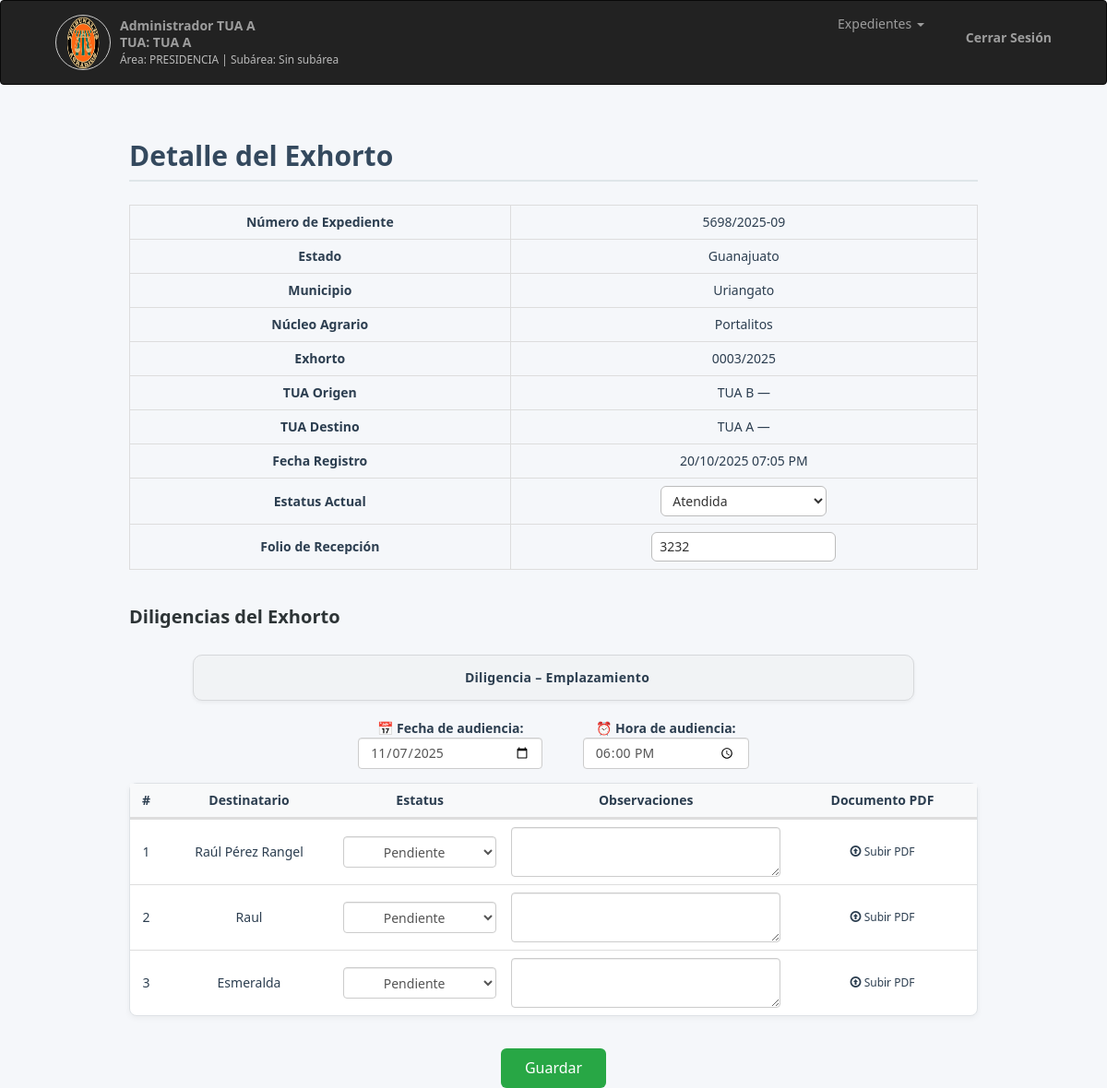
The page /viewExpediente.php?id=3 (signed in) on the database its author committed.
### tables this page shows
CREATE TABLE `users` (
  `user_id` int(11) NOT NULL,
  `nomcompleto` varchar(100) NOT NULL,
  `username` varchar(50) NOT NULL,
  `password` varchar(50) NOT NULL,
  `access_control` varchar(10) NOT NULL,
  `fk_id_tua` int(11) DEFAULT NULL,
  `fk_idarea` int(20) NOT NULL,
  `fk_idsubarea` varchar(100) DEFAULT NULL
);

CREATE TABLE `cat_tuas` (
  `id` int(11) NOT NULL,
  `id_municipio` int(11) DEFAULT NULL,
  `tua` varchar(50) DEFAULT NULL,
  `ciudad_sede` varchar(80) DEFAULT NULL,
  `id_estado` int(11) DEFAULT NULL,
  `activo` tinyint(1) DEFAULT 1,
  `tua_inegi` char(10) DEFAULT NULL,
  `domicilio` varchar(250) DEFAULT NULL,
  `tua_estado` char(4) DEFAULT NULL,
  `tua_municipio` char(6) DEFAULT NULL,
  `distrito` varchar(150) DEFAULT NULL,
  `id_dbacuerdos_distrito` int(11) DEFAULT NULL,
  `CatOrganismoId` int(11) DEFAULT NULL,
  `id_zona_horaria` int(11) DEFAULT NULL
);

CREATE TABLE `areas` (
  `id_areas` int(11) NOT NULL,
  `nombre` varchar(100) NOT NULL
);

CREATE TABLE `exhorto_diligencias` (
  `id_diligencia` int(11) NOT NULL,
  `id_exhorto` int(11) NOT NULL,
  `diligencia` varchar(100) NOT NULL,
  `otro_diligencia` varchar(255) DEFAULT NULL,
  `nombre_destinatario` varchar(150) NOT NULL,
  `estatus_diligencia` varchar(50) DEFAULT 'Pendiente',
  `fecha_diligencia` date DEFAULT NULL,
  `hora_diligencia` time DEFAULT NULL,
  `observaciones_diligencia` text DEFAULT NULL,
  `f_registro` timestamp NOT NULL DEFAULT current_timestamp(),
  `pdf_path` varchar(255) DEFAULT NULL
);

### php/funciones_diligencia.php (the view, shortened to what this page needs)
<?php
function mostrarTablaDiligencias($con, $id_expediente, $id_tua_sesion) {
    $sqlTuas = "SELECT id_tua_origen, id_tua_destino FROM expedientes WHERE id_expediente = ?";
    $stmtT = $con->prepare($sqlTuas);
    $stmtT->bind_param("i", $id_expediente);
    $stmtT->execute();
    $stmtT->bind_result($id_tua_remitente, $id_tua_destinatario);
    $es_destinatario = ($id_tua_sesion == $id_tua_destinatario);
    $sqlD = "SELECT * FROM exhorto_diligencias WHERE id_exhorto = ?";
    $stmt = $con->prepare($sqlD);
    $stmt->bind_param("i", $id_expediente);
    $stmt->execute();
    $res = $stmt->get_result();
    $diligencias = [];
    while ($d = $res->fetch_assoc()) {
        $tipo = ucfirst(strtolower(trim($d["diligencia"])));
        $diligencias[$tipo][] = $d;
    }
?>
<?php foreach ($diligencias as $tipo => $items): ?>
    <?php
    $isEmplazamiento = (strtolower($tipo) === "emplazamiento");
    $fechaBD = $items[0]["fecha_diligencia"] ?? "";
    $horaBD  = $items[0]["hora_diligencia"] ?? "";
    $fechaMostrada = (!empty($fechaBD) && $fechaBD != "0000-00-00") ? date("d/m/Y", strtotime($fechaBD)) : "";
    $horaMostrada = (!empty($horaBD) && $horaBD != "00:00:00") ? date("h:i A", strtotime($horaBD)) : "";
    ?>
    <div class="diligencia-header">
        <i class="fa fa-folder-open"></i> Diligencia – <?= htmlspecialchars($tipo) ?>
    </div>
    <?php if ($isEmplazamiento): ?>
    <div style="text-align:center; margin-bottom:15px;">
        <div style="display:inline-block; margin-right:40px;">
            <b>📅 Fecha de audiencia:</b><br>
            <?php if ($es_destinatario): ?>
                <input type="date" class="form-control fecha_global"
                       style="width:200px; margin:0 auto;"
                       value="<?= htmlspecialchars($fechaBD && $fechaBD != '0000-00-00' ? $fechaBD : ''); ?>"
                       data-tipo="<?= htmlspecialchars($tipo); ?>">
            <?php else: ?>
                <?= $fechaMostrada ?: "<span class='text-muted'>Sin fecha</span>"; ?>
            <?php endif; ?>
        </div>
        <div style="display:inline-block;">
            <b>⏰ Hora de audiencia:</b><br>
            <?php if ($es_destinatario): ?>
                <input type="time" class="form-control hora_global"
                       style="width:180px; margin:0 auto;"
                       value="<?= htmlspecialchars($horaBD && $horaBD != '00:00:00' ? date('H:i', strtotime($horaBD)) : ''); ?>"
                       data-tipo="<?= htmlspecialchars($tipo); ?>">
            <?php else: ?>
                <?= $horaMostrada ?: "<span class='text-muted'>Sin hora</span>"; ?>
            <?php endif; ?>
        </div>
    </div>
    <?php endif; ?>
    <table class="table table-diligencias">
        <thead>
            <tr>
                <th>#</th>
                <th>Destinatario</th>
                <th>Estatus</th>
                <th>Observaciones</th>
                <th>Documento PDF</th>
            </tr>
        </thead>
        <tbody>
            <?php $i=1; foreach ($items as $d): ?>
            <tr>
                <td><?= $i++; ?></td>
                <td><?= htmlspecialchars($d["nombre_destinatario"]); ?></td>
                <td>
                    <?php if ($es_destinatario): ?>
                        <select class="form-control selectEstatusDiligencia text-center"
                                data-id="<?= (int)$d['id_diligencia']; ?>">
                            <?php
                            $estados=["Pendiente","Realizada","Cancelada"];
                            foreach($estados as $e)
                                echo "<option value='$e' ".($d["estatus_diligencia"]==$e?"selected":"").">$e</option>";
                            ?>
                        </select>
                    <?php else: ?>
                        <b><?= htmlspecialchars($d["estatus_diligencia"]); ?></b>
                    <?php endif; ?>
                </td>
                <td>
                    <?php if ($es_destinatario): ?>
                        <textarea class="form-control observaciones_diligencia"
                                  style="min-width:200px;"><?= htmlspecialchars($d["observaciones_diligencia"]); ?></textarea>
                    <?php else: ?>
                        <?= empty(trim($d["observaciones_diligencia"]))
                            ? "<span class='text-muted'>Sin observaciones</span>"
                            : "<textarea readonly class='form-control-plaintext' style='resize:none;background:none;border:none;'>".htmlspecialchars($d["observaciones_diligencia"])."</textarea>"; ?>
                    <?php endif; ?>
                </td>
                <td>
                    <?php if (!empty($d["pdf_path"])): ?>
                        <a href="<?= htmlspecialchars($d["pdf_path"]); ?>" target="_blank"
                           class="btn btn-outline-primary btn-sm">
                           <i class="glyphicon glyphicon-file"></i> Ver PDF
                        </a>
                    <?php elseif ($es_destinatario): ?>
                        <form action="php/subir_diligencia_pdf.php" method="POST" enctype="multipart/form-data"
                              id="form_pdf_<?= $d['id_diligencia']; ?>">
                            <label class="btn btn-outline-secondary btn-sm mb-0" style="width:130px;">
                                <i class="glyphicon glyphicon-upload"></i> Subir PDF
                            </label>
                        </form>
                    <?php else: ?>
                        <span class="text-muted">Sin documento</span>
                    <?php endif; ?>
                </td>
            </tr>
            <?php endforeach; ?>
        </tbody>
    </table>
<?php endforeach; ?>
<?php
}
?>

### viewExpediente.php (shortened to what this page needs)
<?php
include "php/conexion.php";
include "php/funciones_expediente.php";
include "php/funciones_diligencia.php";
$id_expediente = isset($_GET["id"]) ? intval($_GET["id"]) : 0;
$id_tua        = intval($_SESSION["fk_id_tua"]);
$expediente = obtenerExpedientePorID($con, $id_expediente);
$id_tua_destino = (int)$expediente["id_tua_destino"];
$estatus_actual = $expediente["estatus"];
$es_destinatario = ($id_tua == $id_tua_destino);
?>
<!DOCTYPE html>
<html lang="es">
<head>
<link href="bootstrap/css/bootstrap.min.css" rel="stylesheet">
</head>
<body>
<?php include "php/navbar.php"; ?>
<div class="container" style="margin-top:40px; max-width:950px;">
    <h2>Detalle del Exhorto</h2>
    <?php mostrarDatosExpediente($expediente, $estatus_actual, $es_destinatario); ?>
    <h3>Diligencias del Exhorto</h3>
    <?php mostrarTablaDiligencias($con, $id_expediente, $id_tua); ?>
    <div class="text-center-btn">
        <button id="btnGuardar" class="btn btn-success">Guardar</button>
    </div>
</div>
</body>
</html>

### php/navbar.php (shortened to what this page needs)
<?php
include "conexion.php";
$id_usuario = $_SESSION["userid"];
$sqlUser = "SELECT u.nomcompleto, a.nombre AS area, s.nombreS AS subarea,
                   t.id AS id_tua, t.tua, t.ciudad_sede
            FROM users u
            LEFT JOIN areas a ON u.fk_idarea = a.id_areas
            LEFT JOIN subareas s ON u.fk_idsubarea = s.id_subarea
            LEFT JOIN cat_tuas t ON u.fk_id_tua = t.id
            WHERE u.user_id = $id_usuario";
$resUser = $con->query($sqlUser);
$infoUser = $resUser->fetch_assoc();
?>
<nav class="navbar navbar-inverse" role="navigation">
    <div class="container">
        <div class="collapse navbar-collapse navbar-ex1-collapse">
            <ul class="nav navbar-nav navbar-left">
                <li class="navbar-text" style="display:flex; align-items:center; gap:10px;">
                    <img src="images/tas.png" alt="Usuario"
                         style="height:60px; width:60px; border-radius:50%; border:1px solid #ccc;">
                    <div style="line-height:1.3;">
                        <b><?php echo $infoUser["nomcompleto"]; ?></b><br>
                        <b>
                            TUA:
                            <?php
                                echo $infoUser["tua"]
                                     ? "<strong>".$infoUser["tua"]."</strong> ".$infoUser["ciudad_sede"]
                                     : "Sin TUA";
                            ?>
                        </b><br>
                        <small style="color:#bbb;">
                            Área: <?php echo $infoUser["area"] ?: "Sin área"; ?> |
                            Subárea: <?php echo $infoUser["subarea"] ?: "Sin subárea"; ?>
                        </small>
                    </div>
                </li>
            </ul>
            <ul class="nav navbar-nav navbar-right">
                <li class="dropdown">
                    <a data-toggle="dropdown" class="dropdown-toggle" href="#">Expedientes <b class="caret"></b></a>
                </li>
                <li><a class="navbar-text" href="php/cierraSesion.php"><b>Cerrar Sesión</b></a></li>
            </ul>
        </div>
    </div>
</nav>

### php/funciones_expediente.php (shortened to what this page needs)
<?php
function obtenerExpedientePorID($con, $id) {
    $sql = "SELECT e.id_expediente, e.num_expediente, e.exhorto, e.estatus, e.f_registro,
                   e.folio_destino, e.id_tua_origen, e.id_tua_destino,
                   est.estado AS nombre_estado,
                   mun.municipio AS nombre_municipio,
                   nac.nucleo AS nombre_nucleo,
                   t_origen.id AS id_tua_origen, t_origen.tua AS tua_origen, t_origen.ciudad_sede AS ciudad_origen,
                   t_destino.id AS id_tua_destino, t_destino.tua AS tua_destino, t_destino.ciudad_sede AS ciudad_destino
            FROM expedientes e
            LEFT JOIN cat_estados est ON e.id_estado = est.id
            LEFT JOIN cat_municipios mun ON e.id_municipio = mun.id
            LEFT JOIN cat_nucleos_agrarios nac ON e.id_nucleo = nac.id
            LEFT JOIN cat_tuas t_origen ON e.id_tua_origen = t_origen.id
            LEFT JOIN cat_tuas t_destino ON e.id_tua_destino = t_destino.id
            WHERE e.id_expediente=?";
    $stmt = $con->prepare($sql);
    $stmt->bind_param("i", $id);
    $stmt->execute();
    $res = $stmt->get_result();
    $expediente = $res->fetch_assoc();
    return $expediente;
}
function mostrarDatosExpediente($expediente, $estatus_actual, $es_destinatario) { ?>
    <table class="table table-bordered text-center align-middle">
        <tr><th>Número de Expediente</th><td><?= htmlspecialchars($expediente["num_expediente"]); ?></td></tr>
        <tr><th>Estado</th><td><?= htmlspecialchars($expediente["nombre_estado"]); ?></td></tr>
        <tr><th>Municipio</th><td><?= htmlspecialchars($expediente["nombre_municipio"]); ?></td></tr>
        <tr><th>Núcleo Agrario</th><td><?= htmlspecialchars($expediente["nombre_nucleo"]); ?></td></tr>
        <tr><th>Exhorto</th><td><?= htmlspecialchars($expediente["exhorto"]); ?></td></tr>
        <tr><th>TUA Origen</th><td><?= htmlspecialchars($expediente["tua_origen"] . " — " . $expediente["ciudad_origen"]); ?></td></tr>
        <tr><th>TUA Destino</th><td><?= htmlspecialchars($expediente["tua_destino"] . " — " . $expediente["ciudad_destino"]); ?></td></tr>
        <tr><th>Fecha Registro</th><td><?= $expediente["f_registro"] ? date("d/m/Y h:i A", strtotime($expediente["f_registro"])) : "Sin registro"; ?></td></tr>
        <tr>
            <th>Estatus Actual</th>
            <td>
                <?php if ($es_destinatario): ?>
                    <select id="selectEstatusExpediente" class="estatus-select">
                        <?php
                        $estatuses = ["En Proceso", "Atendida", "Vencida", "Incompetencia"];
                        foreach ($estatuses as $op) {
                            $sel = ($estatus_actual == $op) ? "selected" : "";
                            echo "<option value='$op' $sel>$op</option>";
                        }
                        ?>
                    </select>
                <?php else: ?>
                    <span class="estatus-view"><?= htmlspecialchars($estatus_actual); ?></span>
                <?php endif; ?>
            </td>
        </tr>
        <tr>
            <th>Folio de Recepción</th>
            <td>
                <span id="folio_destino_label"
                      <?= $es_destinatario ? 'contenteditable="true" class="folio-editable" title="Haz clic para editar"' : 'class="folio-view-only"' ?>>
                    <?= htmlspecialchars($expediente["folio_destino"] ?? '') ?>
                </span>
            </td>
        </tr>
    </table>
    <?php endif;
}
?>

### viewExpediente.php (style rules this page uses)
body { background-color: #f5f7fa; font-family: "Segoe UI", Roboto, sans-serif; color: #2c3e50; }
h2 { font-weight: 600; color: #34495e; border-bottom: 2px solid #dfe6e9; padding-bottom: 10px; margin-bottom: 25px; }
h3 { color: #2d3436; margin-top: 40px; font-size: 20px; font-weight: 600; }
.table th, .table td { text-align: center !important; vertical-align: middle !important; }
.folio-editable { border: 1px solid #ccc; padding: 6px 10px; border-radius: 6px; width: 200px; min-height: 30px; text-align: center; background-color: #fff; display: inline-block; }
.text-center-btn { text-align: center; margin-top: 35px; }
.btn-success { background: #28a745; border: none; border-radius: 6px; padding: 10px 26px; font-size: 16px; }

### php/funciones_expediente.php (style rules this page uses)
table.table { width: 100%; margin: 0 auto; text-align: center; }
.table th, .table td { text-align: center !important; vertical-align: middle !important; }
.folio-editable, .estatus-select { border: 1px solid #bcbcbc; padding: 5px 8px; border-radius: 6px; min-width: 180px; background-color: #fff !important; color: #333; text-align: left; transition: all 0.2s ease; }

### php/funciones_diligencia.php (style rules this page uses)
.table-diligencias { width: 85%; margin: 15px auto 25px; background: #fff; border: 1px solid #dee2e6; border-radius: 8px; border-collapse: separate; border-spacing: 0; box-shadow: 0 2px 6px rgba(0,0,0,0.05); font-size: 14px; }
.table-diligencias th { background-color: #f8f9fa; text-align: center; vertical-align: middle; font-weight: 600; color: #2c3e50; border-bottom: 1px solid #dee2e6; padding: 10px; }
.table-diligencias td { text-align: center; vertical-align: middle; padding: 8px; border-top: 1px solid #dee2e6; }
.diligencia-header { background-color: #f1f3f5; border: 1px solid #d6d8db; border-radius: 10px; width: 85%; margin: 30px auto 20px; padding: 14px 25px; text-align: center; font-size: 1.4rem; font-weight: 700; letter-spacing: 0.3px; color: #2c3e50; box-shadow: 0 2px 4px rgba(0,0,0,0.05); }

### rows shown on the page
users: nomcompleto "Administrador TUA A", fk_id_tua.tua "TUA A", areas.nombre "PRESIDENCIA"
exhorto_diligencias: diligencia "Emplazamiento", nombre_destinatario "Esmeralda", estatus_diligencia+id_diligencia "Pendiente"
exhorto_diligencias: fecha_diligencia "11/07/2025", hora_diligencia "18:00", nombre_destinatario "Raúl Pérez Rangel", estatus_diligencia+id_diligencia "Pendiente"
exhorto_diligencias: nombre_destinatario "Raul", estatus_diligencia+id_diligencia "Pendiente"

### other values the page prints
$infoUser["subarea"] ?: "Sin subárea" "Sin subárea"
$expediente["num_expediente"] "5698/2025-09"
$expediente["nombre_estado"] "Guanajuato"
$expediente["nombre_municipio"] "Uriangato"
$expediente["nombre_nucleo"] "Portalitos"
$expediente["exhorto"] "0003/2025"
$expediente["tua_origen"] . " — " . $expediente["ciudad_origen"] "TUA B —"
$expediente["tua_destino"] . " — " . $expediente["ciudad_destino"] "TUA A —"
date("d/m/Y h:i A", strtotime($expediente["f_registro"])) "20/10/2025 07:05 PM"
$expediente["folio_destino"] "3232"
form field value "Atendida"
